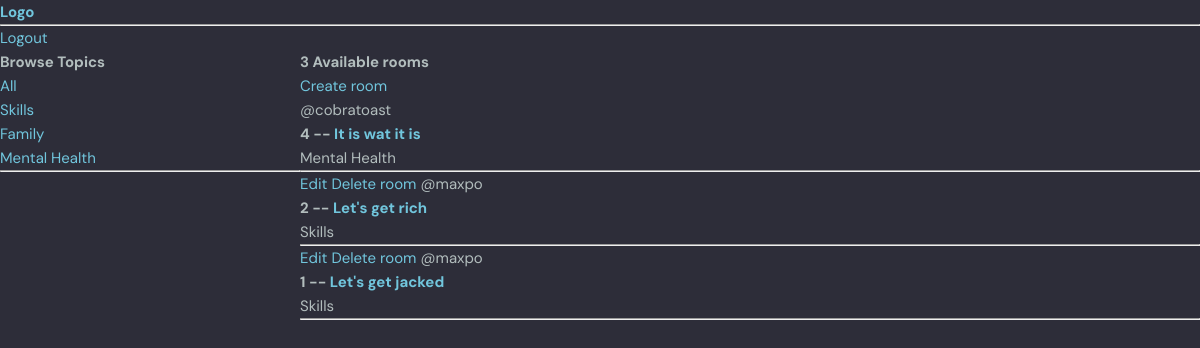
The app's page / (signed in) with its own data.
### goals/models.py (models this page shows, shortened)
class Topic(models.Model):
    name = models.CharField(max_length = 200)

class Room(models.Model):
    host = models.ForeignKey(User, on_delete = models.SET_NULL, null =  True )
    topic =  models.ForeignKey(Topic, on_delete = models.SET_NULL, null =  True)
    name = models.CharField(max_length = 200)
    description = models.TextField(null = True, blank = True)
    updated = models.DateTimeField(auto_now = True)
    created = models.DateTimeField(auto_now_add  = True)
    class Meta:
        ordering = ['-updated', '-created']

### goals/views.py (the view)
# urls.py: path('', views.home, name="home"),
def home(request):
    q = request.GET.get('q') if request.GET.get('q') != None else ''
    rooms = Room.objects.filter(topic__name__icontains=q)
    topics = Topic.objects.all()
    room_count= rooms.count()
    content = {'rooms':rooms, 'topics':topics, 'room_count':room_count}
    return render(request, 'home.html',content)

### templates/home.html (shortened to what this page needs)
{% extends 'main.html' %}
{% block content %}
<div class="home-container">
    <div>
        <h3>Browse Topics</h3>
        <div>
            <a href="{% url 'home' %}">All</a>
        </div>
        {% for topic in topics %}
        <div>
        <a href="{% url 'home' %}?q={{topic.name}}"> {{topic.name}}</a>
        </div>
        {% endfor %}
        <hr>
    </div>
    <div>
    <h5>{{room_count}} Available rooms</h5>
    <a href="{% url 'create-room' %}">Create room</a>
    {% for room in rooms %}
    <div>
        {% if request.user == room.host %}
        <a href="{% url 'update-room' room.id  %}">Edit</a>
        <a href="{% url 'delete-room' room.id %}">Delete room</a>
        {% endif %}
        <span>@{{room.host.username}}</span>
        <h3>{{room.id}} -- <a href="{% url 'room' room.id %}">{{room.name}}</a></h3>
        <small>{{room.topic.name}}</small>
        <hr>
    </div>
    {% endfor %}
    </div>
</div>
{% endblock content %}

### static/styles/style.css (style rules this page uses)
:root { --color-main: #71c6dd; --color-main-light: #e1f6fb; --color-dark: #3f4156; --color-dark-medium: #51546e; --color-dark-light: #696d97; --color-light: #e5e5e5; --color-gray: #8b8b8b; --color-light-gray: #b2bdbd; --color-bg: #2d2d39; --color-success: #5dd693; --color-error: #fc4b0b; }
* { font-family: "DM Sans", -apple-system, BlinkMacSystemFont, "Segoe UI", Roboto, Oxygen, Ubuntu, Cantarell, "Open Sans", "Helvetica Neue", sans-serif; margin: 0; padding: 0; box-sizing: border-box; text-rendering: optimizeLegibility; font-size: inherit; }
html { font-size: 56.25%; }
@media only screen and (min-width: 1200px) { html { font-size: 62.5%; } }
body { line-height: 1.6; font-weight: 400; font-size: 1.5rem; color: var(--color-light-gray); background-color: var(--color-bg); min-height: 100vh; }
a { display: inline-block; color: var(--color-main); text-decoration: none; }

### templates/home.html (style rules this page uses)
.home-container { display: grid; grid-template-columns: 1fr 3fr; }

### records on screen
Topic: name "Skills"
Topic: name "Family"
Topic: name "Mental Health"
Room: host.username "cobratoast", id "4", name "It is wat it is", topic.name "Mental Health"
Room: shows "Edit", host.username "maxpo", id "2", name "Let's get rich", topic.name "Skills"
Room: shows "Edit", host.username "maxpo", id "1", name "Let's get jacked", topic.name "Skills"

### other values on screen
{{ room_count }} "3"
